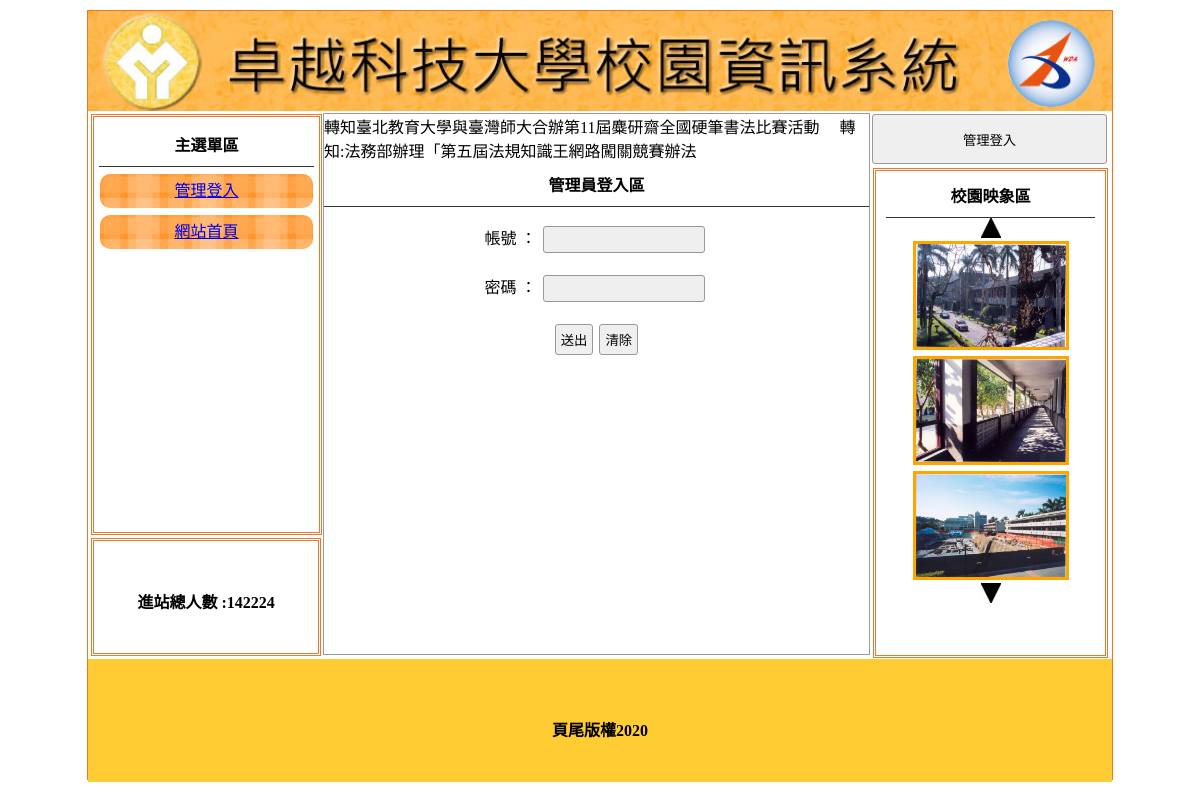
Page /index.php?do=login on the committed database.
### tables this page shows
CREATE TABLE `title` (
  `id` int(10) UNSIGNED NOT NULL,
  `img` text NOT NULL,
  `text` text NOT NULL,
  `sh` int(1) UNSIGNED NOT NULL
);

CREATE TABLE `menu` (
  `id` int(10) UNSIGNED NOT NULL,
  `name` text NOT NULL,
  `href` text NOT NULL,
  `sh` int(1) UNSIGNED NOT NULL,
  `parent` int(5) UNSIGNED NOT NULL
);

CREATE TABLE `total` (
  `id` int(10) UNSIGNED NOT NULL,
  `total` int(10) UNSIGNED NOT NULL
);

CREATE TABLE `ad` (
  `id` int(10) UNSIGNED NOT NULL,
  `img` text NOT NULL,
  `text` text NOT NULL,
  `sh` int(1) UNSIGNED NOT NULL
);

CREATE TABLE `image` (
  `id` int(10) UNSIGNED NOT NULL,
  `img` text NOT NULL,
  `text` text NOT NULL,
  `sh` int(1) UNSIGNED NOT NULL
);

CREATE TABLE `bottom` (
  `id` int(10) UNSIGNED NOT NULL,
  `bottom` text NOT NULL
);

### base.php (called while the page is built, shortened)
<?php
class DB{
    private $table;
    private $dsn="mysql:host=localhost;charset=utf8;dbname=db01";
    private $root="root";
    private $pw="";
    private $pdo;
    public function __construct($table){
        $this->table=$table;
        $this->pdo=new PDO($this->dsn,$this->root,$this->pw);
    }
    public function all(...$arg){
        $sql="select * from $this->table ";
        if(!empty($arg[0]) && is_array($arg[0])){
            foreach($arg[0] as $key => $value){
                $tmp[]=sprintf("`%s`='%s'",$key,$value);
            }
            $sql=$sql ." where " .implode(" && ",$tmp);
        }
        return $this->pdo->query($sql)->fetchAll();
    }
    public function count(...$arg){
        $sql="select count(*) from $this->table ";
        if(!empty($arg[0]) && is_array($arg[0])){
            foreach($arg[0] as $key => $value){
                $tmp[]=sprintf("`%s`='%s'",$key,$value);
            }
            $sql=$sql . " where" .implode(" && ",$tmp);
        }
        return $this->pdo->query($sql)->fetchColumn();
    }
    public function find($arg){
        $sql="select * from $this->table ";
        if(is_array($arg)){
            foreach($arg as $key => $value){
                $tmp[]=sprintf("`%s`='%s'",$key,$value);
            }
            $sql=$sql . " where " . implode(" && ",$tmp);
        }else{
            $sql= $sql . " where `id`='$arg'";
        }
        return $this->pdo->query($sql)->fetch(PDO::FETCH_ASSOC);
    }
    public function save($arg){
        if(!empty($arg['id'])){
            foreach($arg as $key => $value){
                if($key != 'id'){
                    $tmp[]=sprintf("`%s`='%s'",$key,$value);
                }
            }
            $sql ="update $this->table set " . implode(",",$tmp) . " where `id`='".$arg['id']."'";
        }else{
            $sql="insert into $this->table (`".implode("`,`",array_keys($arg))."`) values('".implode("','",$arg)."')";
        }
        return $this->pdo->exec($sql);
    }
}
$Title=new DB("title");
$Ad=new DB("ad");
$Image=new DB("image");
$Total=new DB("total");
$Bottom=new DB("bottom");
$Menu=new DB("menu");
$title=$Title->find(['sh'=>1]);
$bottom=$Bottom->find(1);
$total=$Total->find(1);
if(empty($_SESSION['visited'])){
    $total['total']++;
    $Total->save($total);
    $total=$Total->find(1);
}
?>

### index.php (the view, shortened to what this page needs)
<?php include_once "base.php";?>
<!DOCTYPE html
    PUBLIC "-//W3C//DTD XHTML 1.0 Transitional//EN" "http://www.w3.org/TR/xhtml1/DTD/xhtml1-transitional.dtd">
<html xmlns="http://www.w3.org/1999/xhtml">
<head>
    <link href="./css/css.css" rel="stylesheet" type="text/css">
</head>
<body>
    <div id="main">
        <a title="<?=$title['text'];?>" href="index.php">
            <div class="ti" style="background:url(&#39;img/<?=$title['img'];?>&#39;); background-size:cover;"></div>
        </a>
        <div id="ms">
            <div id="lf" style="float:left;">
                <div id="menuput" class="dbor">
                    <span class="t botli">主選單區</span>
                    <?php
                    $main=$Menu->all(['sh'=>1,'parent'=>0]);
                    foreach($main as $ma){
                        echo "<div class='mainmu cent'>";
                        echo "<a href='".$ma['href']."'>".$ma['name']."</a>";
                        echo "</div>";
                    }
                    ?>
                </div>
                <div class="dbor" style="margin:3px; width:95%; height:20%; line-height:100px;">
                    <span class="t">進站總人數 :<?=$total['total'];?></span>
                </div>
            </div>
			<?php
				$do=(!empty($_GET['do']))?$_GET['do']:"main";
				$file="front/".$do.".php";
				if(file_exists($file)){
					include $file;
				}else{
					include "front/main.php";
				}
			?>
            <div class="di di ad" style="height:540px; width:23%; padding:0px; margin-left:22px; float:left; ">
                <?php
                    if(empty($_SESSION['login'])){
                ?>
                    <button style="width:100%; margin-left:auto; margin-right:auto; margin-top:2px; height:50px;"
                        onclick="lo(&#39;?do=login&#39;)">管理登入</button>
                <?php  }else{ ?>
                    <button style="width:100%; margin-left:auto; margin-right:auto; margin-top:2px; height:50px;"
                        onclick="lo(&#39;admin.php&#39;)">返回管理</button>
                <?php } ?>
                <div style="width:89%; height:480px;" class="dbor">
                    <span class="t botli">校園映象區</span>
                    <div class="cent" onclick="pp(1)"><img src="icon/up.jpg"></div>
                    <?php
                    $img=$Image->all(['sh'=>1]);
                    foreach($img as $key => $im){
                    ?>
                    <div class="cent im" id="ssaa<?=$key;?>"><img src="img/<?=$im['img'];?>" style="width:150px;height:103px;border:3px solid orange;margin:3px"></div>
                    <?php
                    }
                    ?>
                    <div class="cent" onclick="pp(2)"><img src="icon/dn.jpg"></div>
                </div>
            </div>
        </div>
        <div
            style="width:1024px; left:0px; position:relative; background:#FC3; margin-top:4px; height:123px; display:block;">
            <span class="t" style="line-height:123px;"><?=$bottom['bottom'];?></span>
        </div>
    </div>
</body>
</html>

### front/marquee.php (shortened to what this page needs)
<marquee scrolldelay="120" direction="left" style="position:absolute; width:100%; height:40px;">
<?php
$ad=$Ad->all(['sh'=>1]);
foreach($ad as $a){
    echo $a['text'];
}
?>
</marquee>

### css/css.css (style rules this page uses)
body { padding:0px; margin:0px; }
#main { width:1024px; height:768px; margin:10px auto 10px auto; border:#EE7728 1px solid; position:relative; }
.ti { width:100%; height:100px; position:relative; background-size:cover; background-repeat:no-repeat; }
.dbor { border:#EE7728 double 3px; margin:1px; padding:2px 10px 2px 10px; }
.t { font-weight:800; display:block; text-align:center; padding:10px 1px 10px 1px; }
.botli { border-bottom:#333 1px solid; }
.mainmu { position:relative; border-radius:10px; background:url(../icon/menu.fw.png) center no-repeat; background-size:cover; line-height:30px; padding:2px 10px 2px 10px; margin:7px 1px 7px 1px; height:30px; }
#lf { height:540px; width:21%; display:inline-block; }
#menuput { width:100%; height:75%; position:relative; padding:5px; display:block; margin: 3px; }
.di { display:inline-block; }
.ad { margin:1px; padding:2px 10px 2px 10px; }
.cent { text-align:center; }
input,button { border:#999 1px solid; border-radius:3px; background:#EFEFEF; padding:5px; margin:3px; }

### rows in the picture
title: img (picture)
menu: name "管理登入"
menu: name "網站首頁"
total: total "142224"
ad: text "轉知臺北教育大學與臺灣師大合辦第11屆麋研齋全國硬筆書法比賽活動"
ad: text "轉知:法務部辦理「第五屆法規知識王網路闖關競賽辦法"
image: img (picture)
image: img (picture)
image: img (picture)
bottom: bottom "頁尾版權2020"
